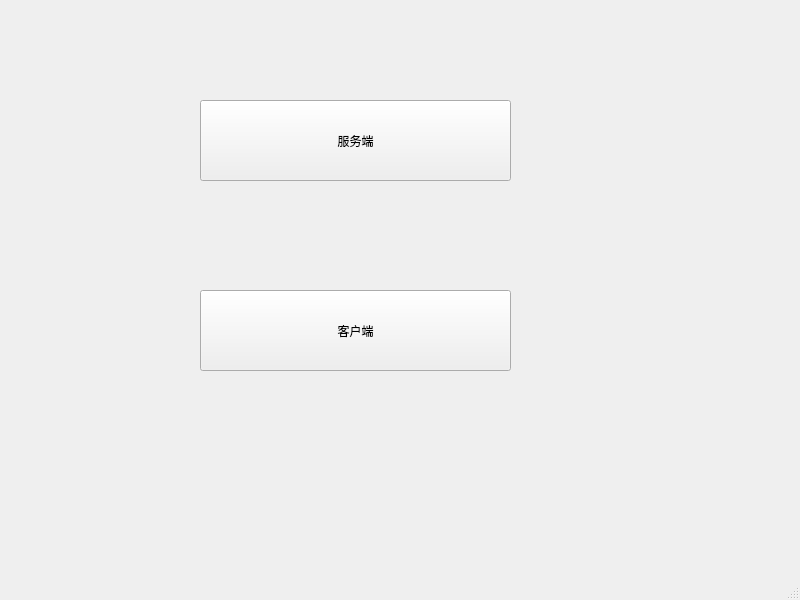
<?xml version="1.0" encoding="UTF-8"?>
<ui version="4.0">
 <class>NetWork</class>
 <widget class="QMainWindow" name="NetWork">
  <property name="geometry">
   <rect>
    <x>0</x>
    <y>0</y>
    <width>800</width>
    <height>600</height>
   </rect>
  </property>
  <property name="windowTitle">
   <string>MainWindow</string>
  </property>
  <widget class="QWidget" name="centralwidget">
   <widget class="QPushButton" name="pushButton">
    <property name="geometry">
     <rect>
      <x>200</x>
      <y>100</y>
      <width>311</width>
      <height>81</height>
     </rect>
    </property>
    <property name="text">
     <string>服务端</string>
    </property>
   </widget>
   <widget class="QPushButton" name="pushButton_2">
    <property name="geometry">
     <rect>
      <x>200</x>
      <y>290</y>
      <width>311</width>
      <height>81</height>
     </rect>
    </property>
    <property name="text">
     <string>客户端</string>
    </property>
   </widget>
  </widget>
  <widget class="QMenuBar" name="menubar">
   <property name="geometry">
    <rect>
     <x>0</x>
     <y>0</y>
     <width>800</width>
     <height>26</height>
    </rect>
   </property>
  </widget>
  <widget class="QStatusBar" name="statusbar"/>
 </widget>
 <resources/>
 <connections/>
</ui>
